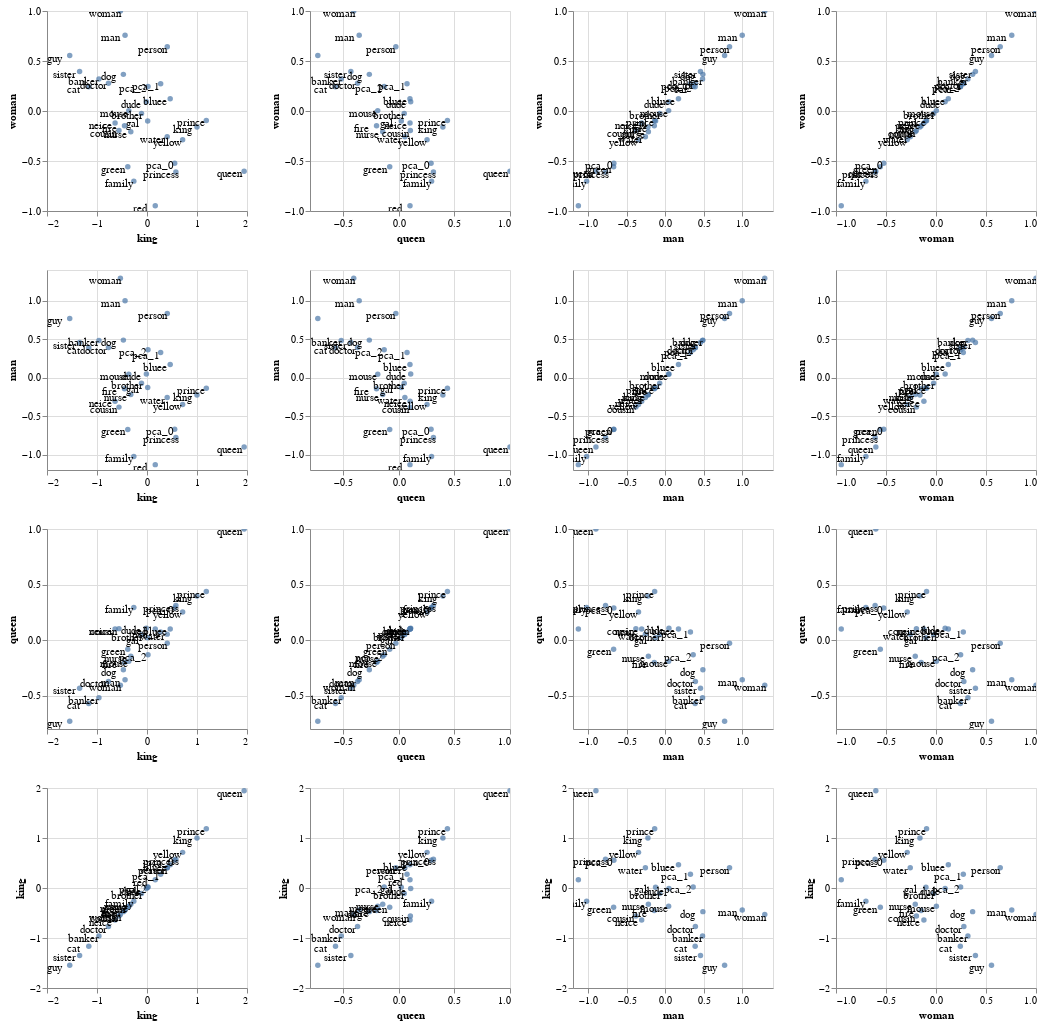

Here is the notebook cell this chart was saved with:
### Markdown cell above
What is particularily interesting here is the pca axes. They seem to encode information and can we attempt an understanding by glancing at it.

But the overlap makes it hard to read. So let's apply one more transformation here.

### Code cell
from whatlies.transformers import Noise 

(emb
 .transform(Pca(3))
 .transform(Noise(2))
 .plot_interactive_matrix('king', 'queen', 'man', 'woman', annot=True, width=200, height=200))

### Figure 1 — Vega-Lite specification as saved in the notebook (floating-point values rounded to 4 significant figures)
{"config": {"view": {"continuousWidth": 400, "continuousHeight": 300}}, "repeat": {"column": ["king", "queen", "man", "woman"], "row": ["woman", "man", "queen", "king"]}, "spec": {"layer": [{"mark": "circle", "encoding": {"text": {"type": "nominal", "field": "original"}, "tooltip": [{"type": "nominal", "field": "name"}, {"type": "nominal", "field": "original"}], "x": {"type": "quantitative", "field": {"repeat": "column"}}, "y": {"type": "quantitative", "field": {"repeat": "row"}}}, "selection": {"selector011": {"type": "interval", "bind": "scales", "encodings": ["x", "y"]}}}, {"mark": {"type": "text", "color": "black", "dx": -15, "dy": 3}, "encoding": {"text": {"type": "nominal", "field": "original"}, "tooltip": [{"type": "nominal", "field": "name"}, {"type": "nominal", "field": "original"}], "x": {"type": "quantitative", "field": {"repeat": "column"}}, "y": {"type": "quantitative", "field": {"repeat": "row"}}}}], "data": {"name": "data-daa4b72cd28419efe0fee0b589a7ff2d"}, "height": 200, "width": 200}, "$schema": "https://vega.github.io/schema/vega-lite/v4.0.2.json", "datasets": {"data-daa4b72cd28419efe0fee0b589a7ff2d": [{"king": 1.186, "queen": 0.4367, "man": -0.1384, "woman": -0.09443, "name": "Emb.pca_3()[prince]", "original": "prince"}, {"king": 0.5775, "queen": 0.3109, "man": -0.7771, "woman": -0.6089, "name": "Emb.pca_3()[princess]", "original": "princess"}, {"king": -0.3241, "queen": -0.1454, "man": -0.22, "woman": -0.2073, "name": "Emb.pca_3()[nurse]", "original": "nurse"}, {"king": -0.7706, "queen": -0.372, "man": 0.391, "woman": 0.2786, "name": "Emb.pca_3()[doctor]", "original": "doctor"}, {"king": -0.9616, "queen": -0.5187, "man": 0.4842, "woman": 0.3191, "name": "Emb.pca_3()[banker]", "original": "banker"}, {"king": -0.4391, "queen": -0.3571, "man": 1.0, "woman": 0.7577, "name": "Emb.pca_3()[man]", "original": "man"}, {"king": -0.5321, "queen": -0.4065, "man": 1.293, "woman": 1.0, "name": "Emb.pca_3()[woman]", "original": "woman"}, {"king": -0.5605, "queen": 0.1033, "man": -0.3826, "woman": -0.1958, "name": "Emb.pca_3()[cousin]", "original": "cousin"}, {"king": -0.6382, "queen": 0.1003, "man": -0.3073, "woman": -0.1209, "name": "Emb.pca_3()[neice]", "original": "neice"}, {"king": 1.0, "queen": 0.396, "man": -0.226, "woman": -0.1605, "name": "Emb.pca_3()[king]", "original": "king"}, {"king": 1.943, "queen": 1.0, "man": -0.902, "woman": -0.6016, "name": "Emb.pca_3()[queen]", "original": "queen"}, {"king": -0.01207, "queen": 0.1063, "man": 0.04697, "woman": 0.0914, "name": "Emb.pca_3()[dude]", "original": "dude"}, {"king": -1.546, "queen": -0.7296, "man": 0.7709, "woman": 0.5549, "name": "Emb.pca_3()[guy]", "original": "guy"}, {"king": 0.01379, "queen": 0.0216, "man": -0.1265, "woman": -0.1005, "name": "Emb.pca_3()[gal]", "original": "gal"}, {"king": -0.4501, "queen": -0.2011, "man": -0.1433, "woman": -0.1484, "name": "Emb.pca_3()[fire]", "original": "fire"}, {"king": -0.4726, "queen": -0.2661, "man": 0.4884, "woman": 0.3664, "name": "Emb.pca_3()[dog]", "original": "dog"}, {"king": -1.164, "queen": -0.5704, "man": 0.388, "woman": 0.2432, "name": "Emb.pca_3()[cat]", "original": "cat"}, {"king": -0.3644, "queen": -0.1904, "man": 0.04347, "woman": 0.003766, "name": "Emb.pca_3()[mouse]", "original": "mouse"}, {"king": 0.1655, "queen": 0.09986, "man": -1.13, "woman": -0.9475, "name": "Emb.pca_3()[red]", "original": "red"}, {"king": 0.4639, "queen": 0.09967, "man": 0.1711, "woman": 0.1231, "name": "Emb.pca_3()[bluee]", "original": "bluee"}, {"king": -0.3843, "queen": -0.08256, "man": -0.6721, "woman": -0.5567, "name": "Emb.pca_3()[green]", "original": "green"}, {"king": 0.7127, "queen": 0.2534, "man": -0.3482, "woman": -0.2882, "name": "Emb.pca_3()[yellow]", "original": "yellow"}, {"king": 0.4034, "queen": 0.05386, "man": -0.2589, "woman": -0.2576, "name": "Emb.pca_3()[water]", "original": "water"}, {"king": 0.4054, "queen": -0.02735, "man": 0.835, "woman": 0.6422, "name": "Emb.pca_3()[person]", "original": "person"}, {"king": -0.2635, "queen": 0.2939, "man": -1.023, "woman": -0.7013, "name": "Emb.pca_3()[family]", "original": "family"}, {"king": -0.1098, "queen": 0.04797, "man": -0.07293, "woman": -0.02375, "name": "Emb.pca_3()[brother]", "original": "brother"}, {"king": -1.348, "queen": -0.4323, "man": 0.4573, "woman": 0.3943, "name": "Emb.pca_3()[sister]", "original": "sister"}, {"king": 0.554, "queen": 0.2895, "man": -0.669, "woman": -0.5226, "name": "Emb.pca_3()[pca_0]", "original": "pca_0"}, {"king": 0.2731, "queen": 0.07322, "man": 0.3266, "woman": 0.2729, "name": "Emb.pca_3()[pca_1]", "original": "pca_1"}, {"king": 0.0204, "queen": -0.1322, "man": 0.3622, "woman": 0.2461, "name": "Emb.pca_3()[pca_2]", "original": "pca_2"}]}}
